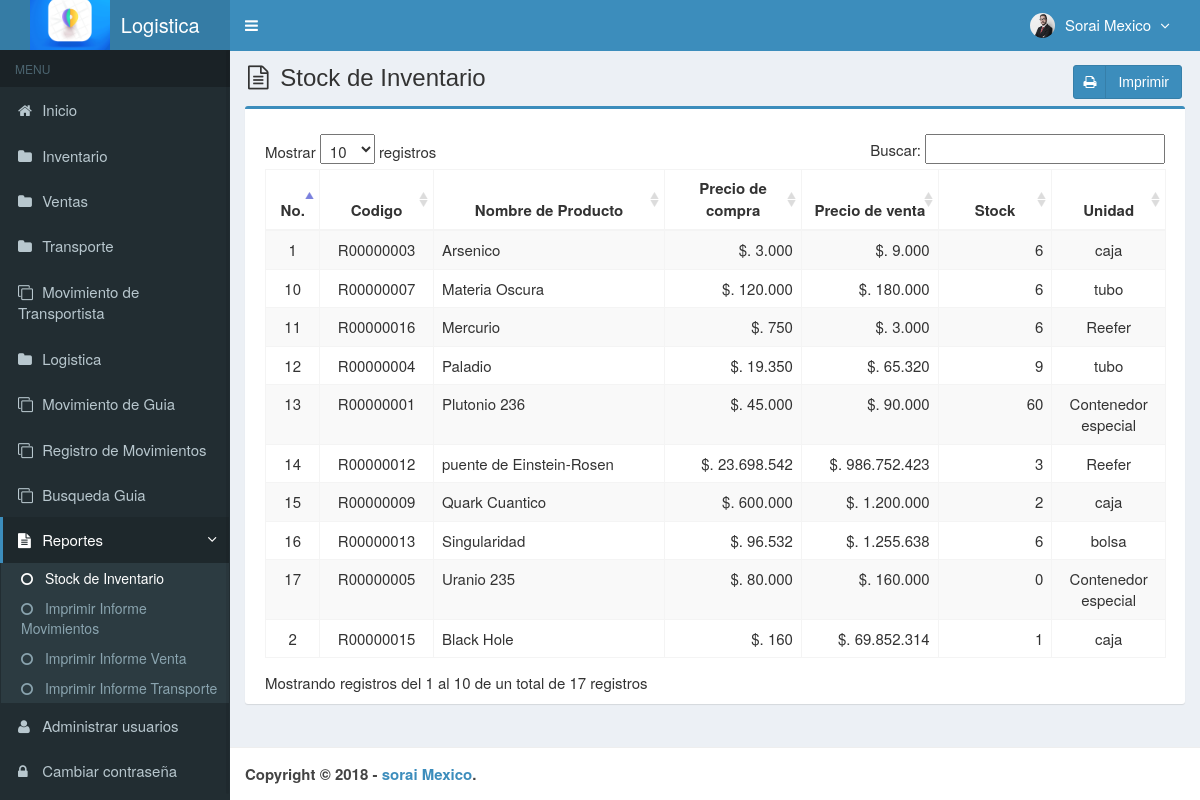
Page /main.php?module=stock_inventory (signed in) on the committed database.
### tables this page shows
CREATE TABLE `usuarios` (
  `id_user` int(3) NOT NULL,
  `username` varchar(50) NOT NULL,
  `name_user` varchar(50) NOT NULL,
  `password` varchar(50) NOT NULL,
  `email` varchar(50) DEFAULT NULL,
  `telefono` varchar(13) DEFAULT NULL,
  `foto` varchar(100) DEFAULT NULL,
  `permisos_acceso` enum('Super Admin','Gerente','Almacenista','Visitante') NOT NULL,
  `status` enum('activo','bloqueado') NOT NULL DEFAULT 'activo',
  `created_at` timestamp NOT NULL DEFAULT CURRENT_TIMESTAMP,
  `updated_at` timestamp NOT NULL DEFAULT CURRENT_TIMESTAMP ON UPDATE CURRENT_TIMESTAMP
);

CREATE TABLE `medicamentos` (
  `codigo` varchar(9) NOT NULL,
  `nombre` varchar(50) NOT NULL,
  `precio_compra` int(11) NOT NULL,
  `precio_venta` int(11) NOT NULL,
  `unidad` varchar(20) NOT NULL,
  `stock` int(11) NOT NULL,
  `created_user` int(3) NOT NULL,
  `created_date` timestamp NOT NULL DEFAULT CURRENT_TIMESTAMP,
  `updated_user` int(3) NOT NULL,
  `updated_date` timestamp NOT NULL DEFAULT CURRENT_TIMESTAMP ON UPDATE CURRENT_TIMESTAMP
);

### config/fungsi_rupiah.php (called while the page is built, shortened)
<?php
function format_rupiah($angka){
  $rupiah=number_format($angka,0,',','.');
  return $rupiah;
}
?>

### modules/stock_inventory/view.php (the view)
<section class="content-header">
  <h1>
    <i class="fa fa-file-text-o icon-title"></i> Stock de Inventario
    <a class="btn btn-primary btn-social pull-right" href="modules/stock_inventory/print.php" target="_blank">
      <i class="fa fa-print"></i> Imprimir
    </a>
  </h1>
</section>
<section class="content">
  <div class="row">
    <div class="col-md-12">
      <div class="box box-primary">
        <div class="box-body">
          <table id="dataTables1" class="table table-bordered table-striped table-hover">
            <thead>
              <tr>
                <th class="center">No.</th>
                <th class="center">Codigo</th>
                <th class="center">Nombre de Producto</th>
                <th class="center">Precio de compra</th>
                <th class="center">Precio de venta</th>
                <th class="center">Stock</th>
                <th class="center">Unidad</th>
              </tr>
            </thead>
            <tbody>
            <?php
            $no = 1;
            $query = mysqli_query($mysqli, "SELECT codigo,nombre,precio_compra,precio_venta,unidad,stock FROM medicamentos ORDER BY nombre ASC")
                                            or die('Error: '.mysqli_error($mysqli));
            while ($data = mysqli_fetch_assoc($query)) {
              $precio_compra = format_rupiah($data['precio_compra']);
              $precio_venta = format_rupiah($data['precio_venta']);
              echo "<tr>
                      <td width='30' class='center'>$no</td>
                      <td width='80' class='center'>$data[codigo]</td>
                      <td width='180'>$data[nombre]</td>
                      <td width='100' align='right'>$. $precio_compra</td>
                      <td width='100' align='right'>$. $precio_venta</td>
                      <td width='80' align='right'>$data[stock]</td>
                      <td width='80' class='center'>$data[unidad]</td>
                    </tr>";
              $no++;
            }
            ?>
            </tbody>
          </table>
        </div>
      </div>
    </div>
  </div>
</section><!-- /.content

### top-menu.php (shortened to what this page needs)
<?php
require_once "config/database.php";
$query = mysqli_query($mysqli, "SELECT id_user, name_user, foto, permisos_acceso FROM usuarios WHERE id_user='$_SESSION[id_user]'")
                                or die('error: '.mysqli_error($mysqli));
$data = mysqli_fetch_assoc($query);
?>
<li class="dropdown user user-menu">
  <a href="#" class="dropdown-toggle" data-toggle="dropdown">
  <?php
  if ($data['foto']=="") { ?>
    <img src="images/user/user-default.png" class="user-image" alt="User Image"/>
  <?php
  }
  else { ?>
    <img src="images/user/<?php echo $data['foto']; ?>" class="user-image" alt="User Image"/>
  <?php
  }
  ?>
    <span class="hidden-xs"><?php echo $data['name_user']; ?> <i style="margin-left:5px" class="fa fa-angle-down"></i></span>
  </a>
</li>

### assets/css/style.css (style rules this page uses)
.btn-social *:first-child { border-right: 1px solid rgba(0, 0, 0, 0.1); bottom: 0; font-size: 1em !important; left: 0; line-height: 32px !important; position: absolute; text-align: center; top: 0; width: 32px !important; }
.content-header { padding: 15px 18px 0; position: relative; }
.center { text-align:center; }
.icon-title { margin-right: 5px; }
body { background-color: #fff; color: #333; font-size: 15px; line-height: 1.42857; }

### rows in the picture
usuarios: foto (picture), name_user "Sorai Mexico"
medicamentos: codigo "R00000003", nombre "Arsenico", precio_compra "3.000", precio_venta "9.000", stock "6", unidad "caja"
medicamentos: codigo "R00000015", nombre "Black Hole", precio_compra "160", precio_venta "69.852.314", stock "1", unidad "caja"
medicamentos: codigo "R00000007", nombre "Materia Oscura", precio_compra "120.000", precio_venta "180.000", stock "6", unidad "tubo"
medicamentos: codigo "R00000016", nombre "Mercurio", precio_compra "750", precio_venta "3.000", stock "6", unidad "Reefer"
medicamentos: codigo "R00000004", nombre "Paladio", precio_compra "19.350", precio_venta "65.320", stock "9", unidad "tubo"
medicamentos: codigo "R00000001", nombre "Plutonio 236", precio_compra "45.000", precio_venta "90.000", stock "60", unidad "Contenedor especial"
medicamentos: codigo "R00000012", nombre "puente de Einstein-Rosen", precio_compra "23.698.542", precio_venta "986.752.423", stock "3", unidad "Reefer"
medicamentos: codigo "R00000009", nombre "Quark Cuantico", precio_compra "600.000", precio_venta "1.200.000", stock "2", unidad "caja"
medicamentos: codigo "R00000013", nombre "Singularidad", precio_compra "96.532", precio_venta "1.255.638", stock "6", unidad "bolsa"
medicamentos: codigo "R00000005", nombre "Uranio 235", precio_compra "80.000", precio_venta "160.000", stock "0", unidad "Contenedor especial"
